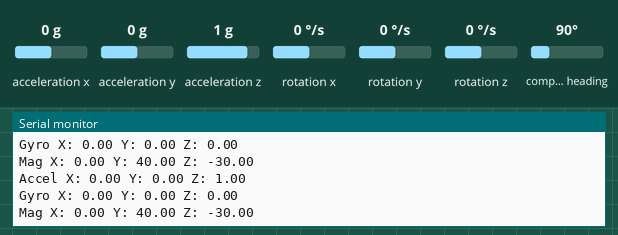
Recording of a sketch running on a simulated ESP32. Shown: the last lines printed to the serial monitor. The test bench sets the inputs (shaded band); at power-on: acceleration x 0 g, acceleration y 0 g, acceleration z 1 g, rotation x 0 °/s, rotation y 0 °/s, rotation z 0 °/s, compass heading 90°.

Above: at 1.2 s.
1.3 s: acceleration x set to -1.4 g
At 1.9 s:
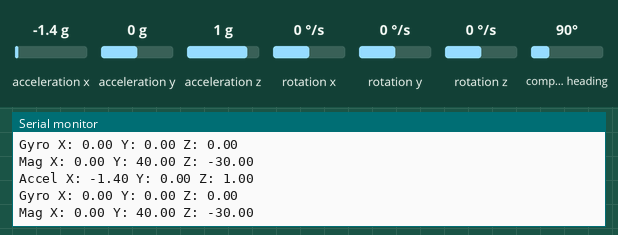
2.8 s: acceleration y set to -1.4 g
At 3.5 s:
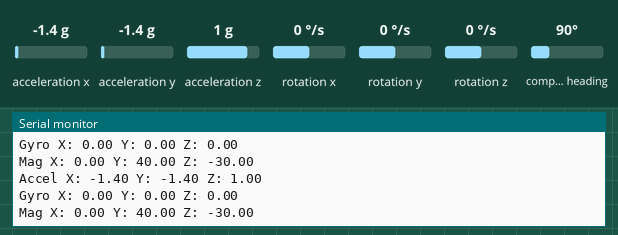
4.3 s: acceleration z set to -1.4 g
At 5.0 s:
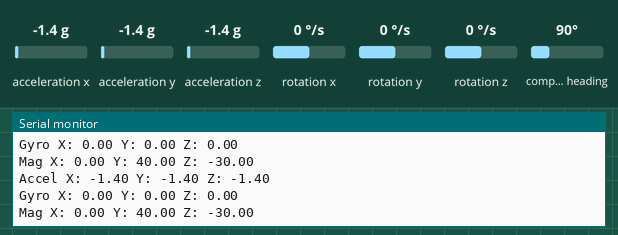
5.8 s: rotation x set to -192 °/s
At 6.5 s:
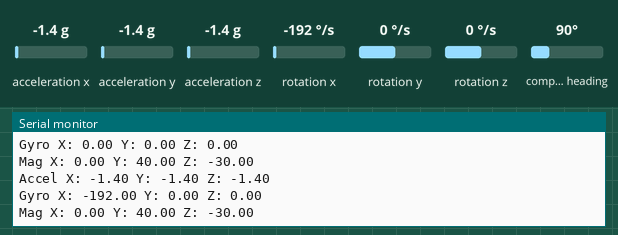
7.3 s: rotation y set to -192 °/s
At 8.0 s:
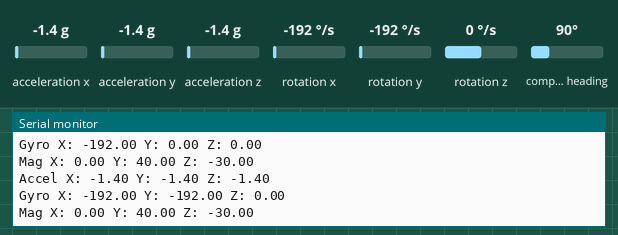

The sketch:

GY-91.ino
```cpp
#include <Wire.h>
#include <MPU9250_asukiaaa.h>

#define MPU9250_ADDRESS 0x68  // Default I2C address for MPU9250

MPU9250_asukiaaa mpu(MPU9250_ADDRESS);  // Create an MPU object with the I2C address

void setup() {
  Serial.begin(115200);
  Wire.begin(14,15); //(SDA,SCL)

  // Initialize accelerometer, gyroscope, and magnetometer
  mpu.beginAccel();  // Initialize accelerometer
  mpu.beginGyro();   // Initialize gyroscope
  mpu.beginMag();    // Initialize magnetometer

  Serial.println("MPU9250 initialized. Ensure readings are valid.");
}

void loop() {
  // Update sensor readings
  mpu.accelUpdate();  // Update accelerometer data
  mpu.gyroUpdate();   // Update gyroscope data
  mpu.magUpdate();    // Update magnetometer data

  // Print accelerometer values
  Serial.print("Accel X: ");
  Serial.print(mpu.accelX());
  Serial.print(" Y: ");
  Serial.print(mpu.accelY());
  Serial.print(" Z: ");
  Serial.println(mpu.accelZ());

  // Print gyroscope values
  Serial.print("Gyro X: ");
  Serial.print(mpu.gyroX());
  Serial.print(" Y: ");
  Serial.print(mpu.gyroY());
  Serial.print(" Z: ");
  Serial.println(mpu.gyroZ());

  // Print magnetometer values
  Serial.print("Mag X: ");
  Serial.print(mpu.magX());
  Serial.print(" Y: ");
  Serial.print(mpu.magY());
  Serial.print(" Z: ");
  Serial.println(mpu.magZ());

  delay(500);
}
```

Measured:
- after the input at 1.3 s, the serial monitor: prints a new line after 0.22 s (image 1)
- after the input at 2.8 s, the serial monitor: prints a new line after 0.24 s (image 2)
- after the input at 4.3 s, the serial monitor: prints a new line after 0.26 s (image 3)
- after the input at 5.8 s, the serial monitor: prints a new line after 0.28 s (image 4)
- after the input at 7.3 s, the serial monitor: prints a new line after 0.30 s (image 5)
